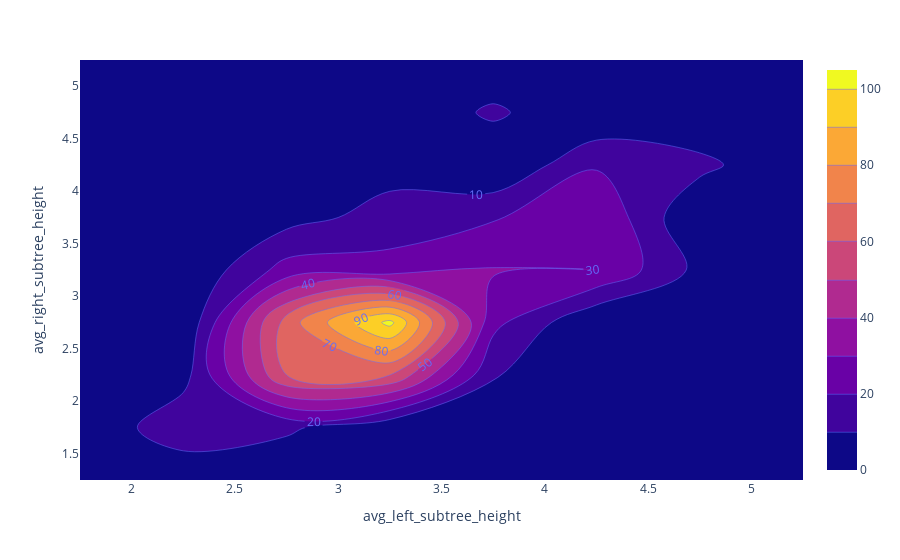

Here is the notebook cell this chart was saved with:
### Code cell
fig = px.density_contour(df_LLM, x="avg_left_subtree_height", y="avg_right_subtree_height",text_auto=True)
fig.update_traces(contours_coloring="fill", contours_showlabels = True)
fig.show()

### Figure 1 — Plotly figure (JSON) as saved in the notebook; plotly's stock layout.template omitted (floating-point values rounded to 4 significant figures; data arrays with more than 128 entries replaced by an {"elided": "..."} marker saying what was removed)
{"data": [{"contours": {"coloring": "fill", "showlabels": true}, "hovertemplate": "avg_left_subtree_height=%{x}<br>avg_right_subtree_height=%{y}<br>count=%{z}<extra></extra>", "legendgroup": "", "line": {"color": "#636efa"}, "name": "", "showlegend": false, "texttemplate": "%{z}", "type": "histogram2dcontour", "x": {"elided": "599 float values"}, "xaxis": "x", "xbingroup": "x", "y": {"elided": "599 float values"}, "yaxis": "y", "ybingroup": "y"}], "layout": {"legend": {"tracegroupgap": 0}, "margin": {"t": 60}, "xaxis": {"anchor": "y", "domain": [0, 1], "title": {"text": "avg_left_subtree_height"}}, "yaxis": {"anchor": "x", "domain": [0, 1], "title": {"text": "avg_right_subtree_height"}}}}
